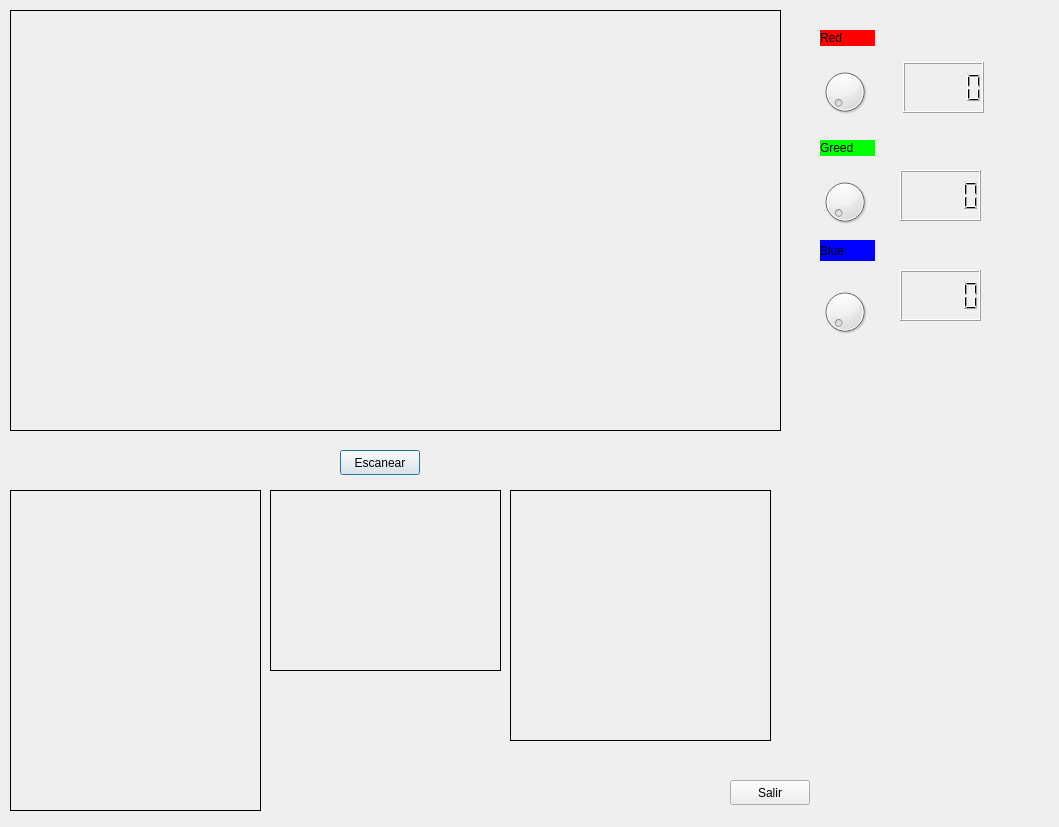
<?xml version="1.0" encoding="UTF-8"?>
<ui version="4.0">
 <class>Dialog</class>
 <widget class="QDialog" name="Dialog">
  <property name="geometry">
   <rect>
    <x>0</x>
    <y>0</y>
    <width>1059</width>
    <height>827</height>
   </rect>
  </property>
  <property name="windowTitle">
   <string>Dialog</string>
  </property>
  <widget class="QLabel" name="label">
   <property name="geometry">
    <rect>
     <x>10</x>
     <y>10</y>
     <width>771</width>
     <height>421</height>
    </rect>
   </property>
   <property name="frameShape">
    <enum>QFrame::Box</enum>
   </property>
   <property name="text">
    <string/>
   </property>
   <property name="pixmap">
    <pixmap resource="imagenes.qrc">:/ima/pez.jpg</pixmap>
   </property>
  </widget>
  <widget class="QLabel" name="label_2">
   <property name="geometry">
    <rect>
     <x>10</x>
     <y>490</y>
     <width>251</width>
     <height>321</height>
    </rect>
   </property>
   <property name="frameShape">
    <enum>QFrame::Box</enum>
   </property>
   <property name="text">
    <string/>
   </property>
  </widget>
  <widget class="QLabel" name="label_3">
   <property name="geometry">
    <rect>
     <x>270</x>
     <y>490</y>
     <width>231</width>
     <height>181</height>
    </rect>
   </property>
   <property name="frameShape">
    <enum>QFrame::Box</enum>
   </property>
   <property name="text">
    <string/>
   </property>
  </widget>
  <widget class="QLabel" name="label_4">
   <property name="geometry">
    <rect>
     <x>510</x>
     <y>490</y>
     <width>261</width>
     <height>251</height>
    </rect>
   </property>
   <property name="frameShape">
    <enum>QFrame::Box</enum>
   </property>
   <property name="text">
    <string/>
   </property>
  </widget>
  <widget class="QPushButton" name="pushButton">
   <property name="geometry">
    <rect>
     <x>340</x>
     <y>450</y>
     <width>80</width>
     <height>25</height>
    </rect>
   </property>
   <property name="text">
    <string>Escanear</string>
   </property>
  </widget>
  <widget class="QPushButton" name="pushButton_2">
   <property name="geometry">
    <rect>
     <x>730</x>
     <y>780</y>
     <width>80</width>
     <height>25</height>
    </rect>
   </property>
   <property name="text">
    <string>Salir</string>
   </property>
  </widget>
  <widget class="QLabel" name="blue">
   <property name="geometry">
    <rect>
     <x>820</x>
     <y>240</y>
     <width>55</width>
     <height>21</height>
    </rect>
   </property>
   <property name="styleSheet">
    <string notr="true">color: rgb(0, 0, 0);
background-color: rgb(0, 0, 255);</string>
   </property>
   <property name="text">
    <string>Blue</string>
   </property>
  </widget>
  <widget class="QLabel" name="red">
   <property name="geometry">
    <rect>
     <x>820</x>
     <y>30</y>
     <width>55</width>
     <height>16</height>
    </rect>
   </property>
   <property name="styleSheet">
    <string notr="true">color: rgb(0, 0, 0);
background-color: rgb(255, 0, 0);</string>
   </property>
   <property name="text">
    <string>Red</string>
   </property>
  </widget>
  <widget class="QLabel" name="greed">
   <property name="geometry">
    <rect>
     <x>820</x>
     <y>140</y>
     <width>55</width>
     <height>16</height>
    </rect>
   </property>
   <property name="styleSheet">
    <string notr="true">background-color: rgb(0, 255, 0);
color: rgb(0, 0, 0);</string>
   </property>
   <property name="text">
    <string>Greed</string>
   </property>
  </widget>
  <widget class="QDial" name="dial">
   <property name="geometry">
    <rect>
     <x>820</x>
     <y>60</y>
     <width>50</width>
     <height>64</height>
    </rect>
   </property>
   <property name="maximum">
    <number>255</number>
   </property>
  </widget>
  <widget class="QDial" name="dial_2">
   <property name="geometry">
    <rect>
     <x>820</x>
     <y>170</y>
     <width>50</width>
     <height>64</height>
    </rect>
   </property>
   <property name="maximum">
    <number>255</number>
   </property>
  </widget>
  <widget class="QDial" name="dial_3">
   <property name="geometry">
    <rect>
     <x>820</x>
     <y>280</y>
     <width>50</width>
     <height>64</height>
    </rect>
   </property>
   <property name="maximum">
    <number>255</number>
   </property>
  </widget>
  <widget class="QLCDNumber" name="lcdNumber">
   <property name="geometry">
    <rect>
     <x>903</x>
     <y>62</y>
     <width>81</width>
     <height>51</height>
    </rect>
   </property>
  </widget>
  <widget class="QLCDNumber" name="lcdNumber_2">
   <property name="geometry">
    <rect>
     <x>900</x>
     <y>170</y>
     <width>81</width>
     <height>51</height>
    </rect>
   </property>
  </widget>
  <widget class="QLCDNumber" name="lcdNumber_3">
   <property name="geometry">
    <rect>
     <x>900</x>
     <y>270</y>
     <width>81</width>
     <height>51</height>
    </rect>
   </property>
  </widget>
 </widget>
 <resources>
  <include location="imagenes.qrc"/>
 </resources>
 <connections/>
</ui>
